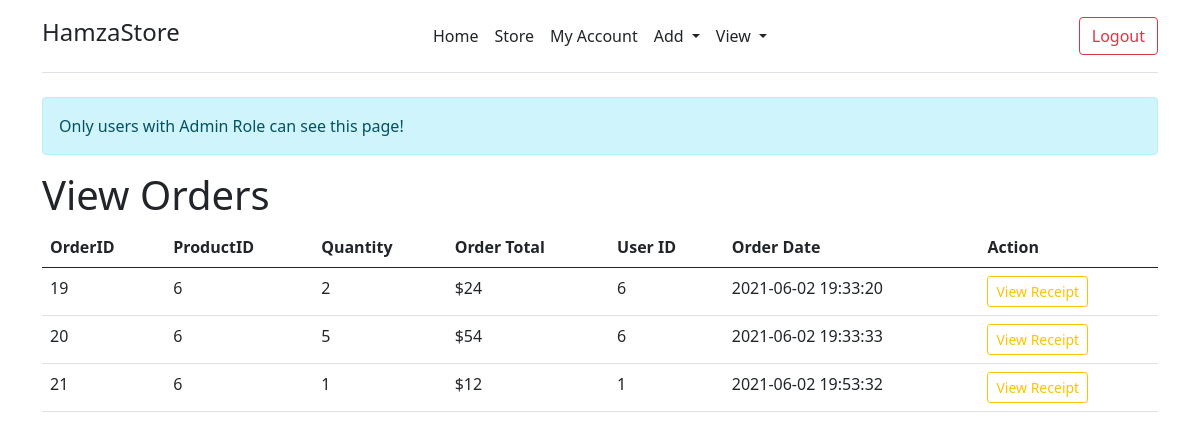
/vieworders.php (signed in), run on the app's committed database.
### tables this page shows
CREATE TABLE `orders` (
  `orderID` int(5) NOT NULL,
  `productID` int(5) NOT NULL,
  `quantity` int(5) NOT NULL,
  `orderTotal` float NOT NULL,
  `userID` int(5) NOT NULL,
  `orderDate` timestamp NOT NULL DEFAULT current_timestamp(),
  `orderStatus` varchar(6) NOT NULL DEFAULT 'unpaid',
  `orderDiscount` varchar(5) NOT NULL DEFAULT 'false'
);

### includes/resources.php (called while the page is built, shortened)
<?php
    function viewOrders($con){
        $sql = "SELECT * FROM orders";
        return $con -> query($sql);
    }
?>

### vieworders.php (the view, shortened to what this page needs)
<?php
require_once 'includes/header.php';
require_once 'includes/db.inc.php';
require_once 'includes/resources.php';
?>
<div class="container">
<div class="alert alert-info" role="alert">
  Only users with Admin Role can see this page!
</div>
<div class="row">
    <div class="page-header">
        <h1>View Orders</h1>
    </div>
</div>
<div class="row">
    <div class="table-responsive">
        <table class="table">
            <thead>
                <tr>
                 <th>OrderID</th>
                 <th>ProductID</th>
                 <th>Quantity</th>
                 <th>Order Total</th>
                 <th>User ID</th>
                 <th>Order Date</th>
                 <th>Action</th>
                </tr>
            </thead>
        <tbody>
            <?php
                $query = viewOrders($con);
                while ($a = $query -> fetch_array()) {
                    ?>
                    <td><?php echo $a["orderID"];?></td>
                    <td><?php echo $a["productID"];?></td>
                    <td><?php echo $a["quantity"];?></td>
                    <td>$<?php echo $a["orderTotal"];?></td>
                    <td><?php echo $a["userID"];?></td>
                    <td><?php echo $a["orderDate"];?></td>
                    <td><a href="receipt.php?orderid=<?php echo $a["orderID"];?>"><button type="button" class="btn btn-outline-warning btn-sm">View Receipt</button></a></td>
            <?php
                }
            ?>
        </tbody>
        </table>
    </div>
</div>
</div>
<?php
require_once 'includes/footer.php';
?>

### data on the page
orders: orderID "19", productID "6", quantity "2", orderTotal "24", userID "6", orderDate "2021-06-02 19:33:20"
orders: orderID "20", productID "6", quantity "5", orderTotal "54", userID "6", orderDate "2021-06-02 19:33:33"
orders: orderID "21", productID "6", quantity "1", orderTotal "12", userID "1", orderDate "2021-06-02 19:53:32"
